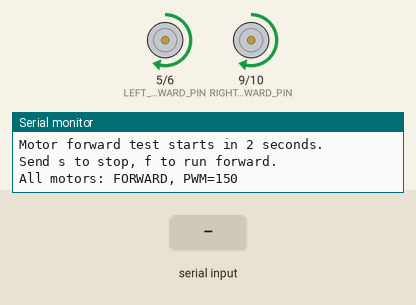
Simulated run of this program. Board: Arduino Uno, built with avr-gcc and run on an emulated ATmega328P. On the bench: motor-driver pin pairs drawn as motors (green arrow = first pin HIGH = forward, orange = second pin HIGH = backward, longer = more drive), the last lines printed to the serial monitor. The inputs (shaded band) are chosen by the test bench.

Above: at 3.2 s.
3.3 s: "s" received over Serial
At 4.5 s:
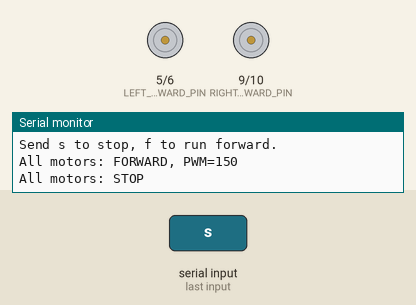
4.8 s: "f" received over Serial
At 5.8 s:
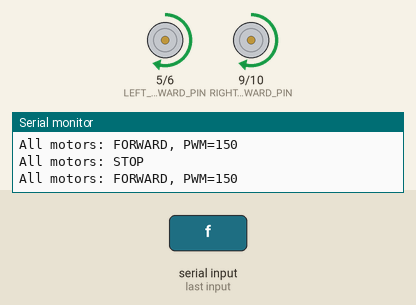
6.3 s: "S" received over Serial
At 6.9 s:
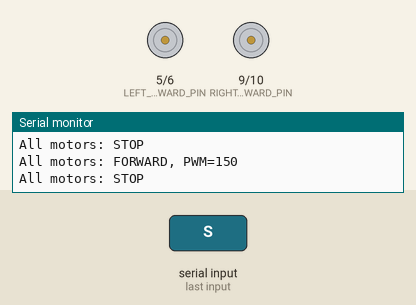
Timing chart, 0 to 9.3 s (numbered marks = the images above; inputs shaded):
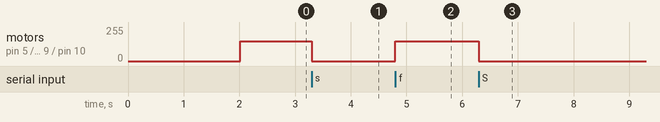

The program:

main.cpp
```cpp
#include <Arduino.h>

// Same motor pins as the main Arduino project.
const uint8_t LEFT_FORWARD_PIN = 5;
const uint8_t LEFT_BACKWARD_PIN = 6;
const uint8_t RIGHT_FORWARD_PIN = 9;
const uint8_t RIGHT_BACKWARD_PIN = 10;

const uint8_t TEST_PWM = 150;
const unsigned long START_DELAY_MS = 2000;

void stopAllMotors() {
  analogWrite(LEFT_FORWARD_PIN, 0);
  analogWrite(LEFT_BACKWARD_PIN, 0);
  analogWrite(RIGHT_FORWARD_PIN, 0);
  analogWrite(RIGHT_BACKWARD_PIN, 0);
}

void runAllMotorsForward() {
  analogWrite(LEFT_BACKWARD_PIN, 0);
  analogWrite(RIGHT_BACKWARD_PIN, 0);
  analogWrite(LEFT_FORWARD_PIN, TEST_PWM);
  analogWrite(RIGHT_FORWARD_PIN, TEST_PWM);
}

void setup() {
  pinMode(LEFT_FORWARD_PIN, OUTPUT);
  pinMode(LEFT_BACKWARD_PIN, OUTPUT);
  pinMode(RIGHT_FORWARD_PIN, OUTPUT);
  pinMode(RIGHT_BACKWARD_PIN, OUTPUT);

  stopAllMotors();
  Serial.begin(9600);
  Serial.println(F("Motor forward test starts in 2 seconds."));
  Serial.println(F("Send s to stop, f to run forward."));
  delay(START_DELAY_MS);

  runAllMotorsForward();
  Serial.println(F("All motors: FORWARD, PWM=150"));
}

void loop() {
  while (Serial.available() > 0) {
    char command = Serial.read();
    if (command == 's' || command == 'S') {
      stopAllMotors();
      Serial.println(F("All motors: STOP"));
    } else if (command == 'f' || command == 'F') {
      runAllMotorsForward();
      Serial.println(F("All motors: FORWARD, PWM=150"));
    }
  }
}
```

Measured:
- after the input at 3.3 s, motor on pin 5 (LEFT_FORWARD_PIN) / pin 6 (LEFT_BACKWARD_PIN), motor on pin 9 (RIGHT_FORWARD_PIN) / pin 10 (RIGHT_BACKWARD_PIN): forward 150/255 → stopped at once
- after the input at 4.8 s, motor on pin 5 (LEFT_FORWARD_PIN) / pin 6 (LEFT_BACKWARD_PIN), motor on pin 9 (RIGHT_FORWARD_PIN) / pin 10 (RIGHT_BACKWARD_PIN): stopped → forward 150/255 at once
- after the input at 6.3 s, motor on pin 5 (LEFT_FORWARD_PIN) / pin 6 (LEFT_BACKWARD_PIN), motor on pin 9 (RIGHT_FORWARD_PIN) / pin 10 (RIGHT_BACKWARD_PIN): forward 150/255 → stopped at once
